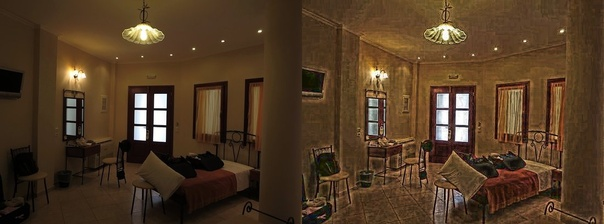
#> input picture art/sample07.jpg, 604 x 224 px, shrunk from 1100 x 408 before the run, given in place of sample01_SwinIR.png, which was not available
$ jupyter execute --allow-errors 'Histogram Equalization.ipynb'   (shell and % lines are left out)
#> lines starting #> are read from the running program, lines starting #| are printed output that depends on the picture; pictures that were not available may be replaced by others from this repository, and a replacement may not be noted
#> further down, img is the input picture: shape (224, 604, 3); mean B, G, R 36.5, 58.4, 81.1
[cell 1]
import cv2 #opencv
import matplotlib.pyplot as plt #绘图展示
import numpy as np #数值计算


clahe = cv2.createCLAHE(clipLimit = 2.0, tileGridSize = (8, 8))

[cell 2]
def bgr2rbg(img):
    result = img.copy()
    result[:,:,0] = img[:,:,2]
    result[:,:,2] = img[:,:,0]
    return result

[cell 3]
def YUV(img):
    Y, U, V = cv2.split(cv2.cvtColor(img, cv2.COLOR_BGR2YUV))
    HEY = cv2.equalizeHist(Y)
    CLAHEY = clahe.apply(Y)
    imgHE_YUV = cv2.cvtColor(cv2.merge([HEY, U, V]), cv2.COLOR_YUV2BGR)
    imgCLAHE_YUV = cv2.cvtColor(cv2.merge([CLAHEY, U, V]), cv2.COLOR_YUV2BGR)
    return imgHE_YUV, imgCLAHE_YUV

[cell 4]
def HSV(img):
    H, S, V = cv2.split(cv2.cvtColor(img, cv2.COLOR_BGR2HSV))
    HEV = cv2.equalizeHist(V)
    CLAHEV = clahe.apply(V)
    imgHE_HSV = cv2.cvtColor(cv2.merge([H, S, HEV]), cv2.COLOR_HSV2BGR)
    imgCLAHE_HSV = cv2.cvtColor(cv2.merge([H, S, CLAHEV]), cv2.COLOR_HSV2BGR)
    return imgHE_HSV, imgCLAHE_HSV

[cell 5]
def BGR(img):
    B, G, R = cv2.split(img)
    HEB = cv2.equalizeHist(B)
    CLAHEB = clahe.apply(B)
    HEG = cv2.equalizeHist(G)
    CLAHEG = clahe.apply(G)
    HER = cv2.equalizeHist(R)
    CLAHER = clahe.apply(R)
    imgHE_BGR = cv2.merge([HEB, HEG, HER])
    imgCLAHE_BGR = cv2.merge([CLAHEB, CLAHEG, CLAHER])
    return imgHE_BGR, imgCLAHE_BGR

[cell 6]
imgStrList1 = ("sample01.jpg","sample02.jpeg","sample03.jpeg","sample04.jpeg","sample05.jpeg","sample06.jpg","sample07.jpg","sample08.jpg")
imgStrList2 = ("sample01_SwinIR.png","sample02_SwinIR.png","sample03_SwinIR.png","sample04_SwinIR.png","sample05_SwinIR.png","sample06_SwinIR.png","sample07_SwinIR.png","sample08_SwinIR.png")
imgStrList = imgStrList1 + imgStrList2
colorCv2 = ("b", "g", "r")

#> (the rest of this cell did not finish here and is left out)

#> in HSV, `imgHE_HSV = cv2.cvtColor(cv2.merge([H, S, HEV]), cv2.COLOR_HSV2BGR)`:
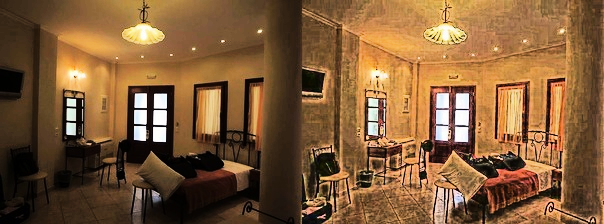
#> imgHE_HSV: shape (224, 604, 3); mean B, G, R 55.9, 91.6, 128.3
#> in HSV, `imgCLAHE_HSV = cv2.cvtColor(cv2.merge([H, S, CLAHEV]), cv2.COLOR_HSV2B..`:
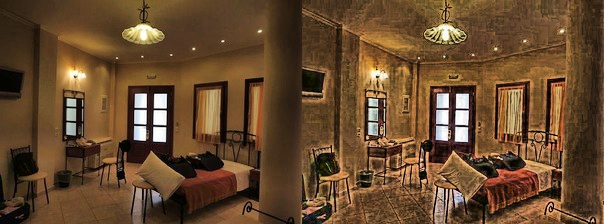
#> imgCLAHE_HSV: shape (224, 604, 3); mean B, G, R 46.1, 74, 103.5
    imgHE_YUV, imgCLAHE_YUV = YUV(img)
#> in YUV, `Y, U, V = cv2.split(cv2.cvtColor(img, cv2.COLOR_BGR2YUV))`:
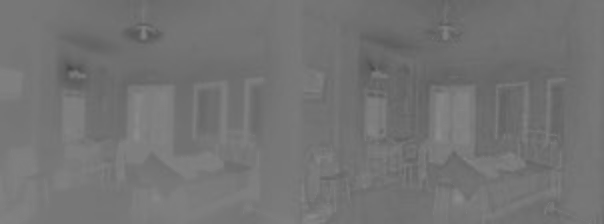
#> U: shape (224, 604); min 72, max 139, mean 115.2
#> in YUV, `Y, U, V = cv2.split(cv2.cvtColor(img, cv2.COLOR_BGR2YUV))`:
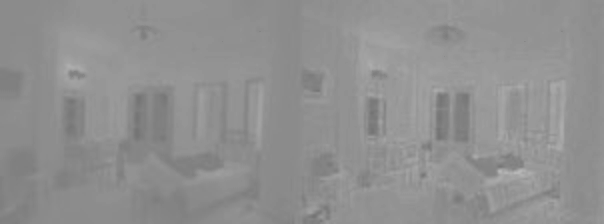
#> V: shape (224, 604); min 115, max 184, mean 144.1
#> in YUV, `CLAHEY = clahe.apply(Y)`:
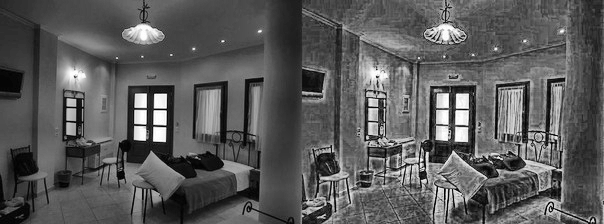
#> CLAHEY: shape (224, 604); min 0, max 255, mean 90.5
#> in YUV, `imgHE_YUV = cv2.cvtColor(cv2.merge([HEY, U, V]), cv2.COLOR_YUV2BGR)`:
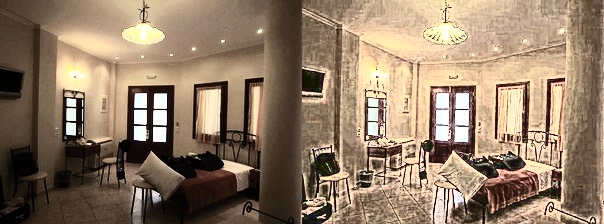
#> imgHE_YUV: shape (224, 604, 3); mean B, G, R 102.8, 124.5, 146.3
    imgHE_BGR, imgCLAHE_BGR = BGR(img)
#> in BGR, `B, G, R = cv2.split(img)`:
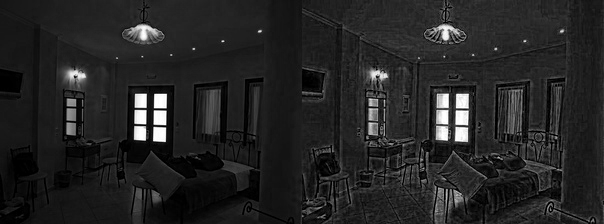
#> B: shape (224, 604); min 0, max 255, mean 36.5
#> in BGR, `CLAHEB = clahe.apply(B)`:
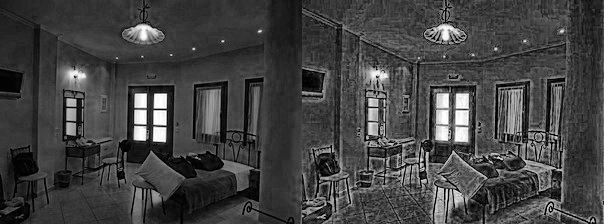
#> CLAHEB: shape (224, 604); min 1, max 255, mean 66.6
#> in BGR, `imgHE_BGR = cv2.merge([HEB, HEG, HER])`:
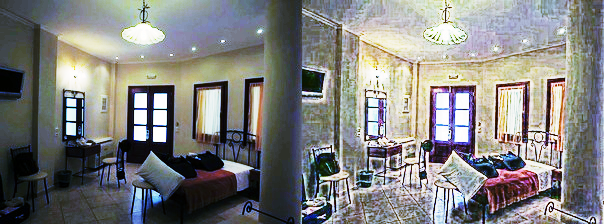
#> imgHE_BGR: shape (224, 604, 3); mean B, G, R 127.3, 128.6, 128.5
#> in BGR, `imgCLAHE_BGR = cv2.merge([CLAHEB, CLAHEG, CLAHER])`:
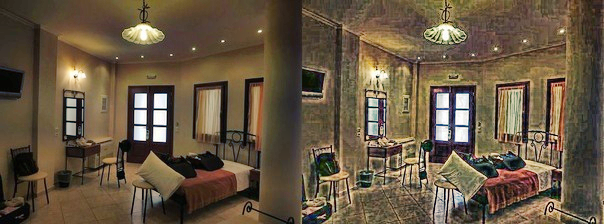
#> imgCLAHE_BGR: shape (224, 604, 3); mean B, G, R 66.6, 87.5, 103.5
#> pass 2 of the loop `for imgStr in imgStrList2:`:
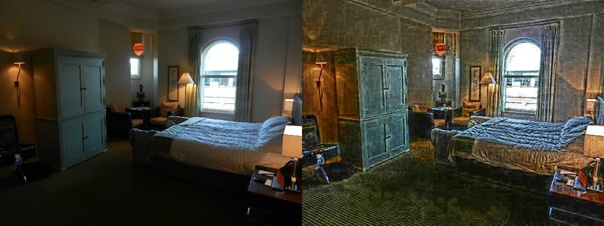
#> input picture art/sample08.jpg, 604 x 226 px, shrunk from 1100 x 412 before the run, given in place of sample02_SwinIR.png, which was not available
#> img is the input picture: shape (226, 604, 3); mean B, G, R 53.5, 64.9, 67.5
#> H: shape (226, 604)
#> S: shape (226, 604)
#> HEV: shape (226, 604)
#> CLAHEV: shape (226, 604)
#> imgHE_HSV: shape (226, 604, 3)
#> imgCLAHE_HSV: shape (226, 604, 3)
#> Y: shape (226, 604)
#> U: shape (226, 604)
#> HEY: shape (226, 604)
#> CLAHEY: shape (226, 604)
#> imgHE_YUV: shape (226, 604, 3)
#> imgCLAHE_YUV: shape (226, 604, 3)
#> B: shape (226, 604)
#> G: shape (226, 604)
#> R: shape (226, 604)
#> HEB: shape (226, 604)
#> in BGR (call 2), `CLAHEB = clahe.apply(B)`:
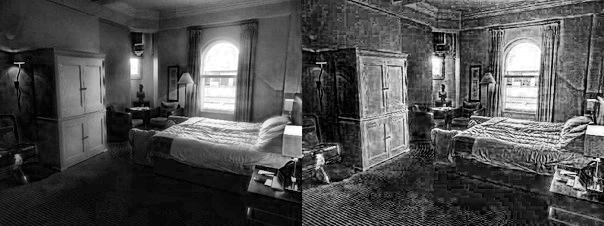
#> CLAHEB: shape (226, 604); min 1, max 255, mean 79.1
#> in BGR (call 2), `HEG = cv2.equalizeHist(G)`:
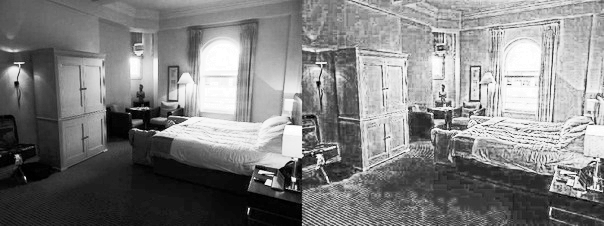
#> HEG: shape (226, 604); min 0, max 255, mean 128.4
#> CLAHEG: shape (226, 604)

# [29 lines of commented-out code are left out]
